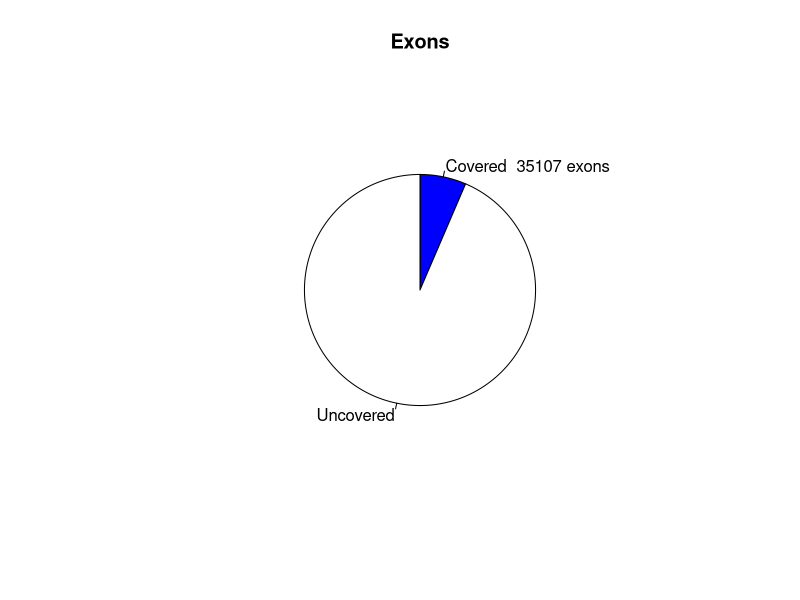

Generate this figure with R:
png("/sonas-hs/bsr/hpc/data/yjin/test_BAMqc/exp/test1/figs/smp0.read_distr_pie.png",width=500,height=500,units="px")
pie(c(35107,508528),labels=c("Covered  35107 exons","Uncovered"),main="Exons",radius=0.6,clockwise=T,col=c("blue","white"))
dev.state = dev.off()
